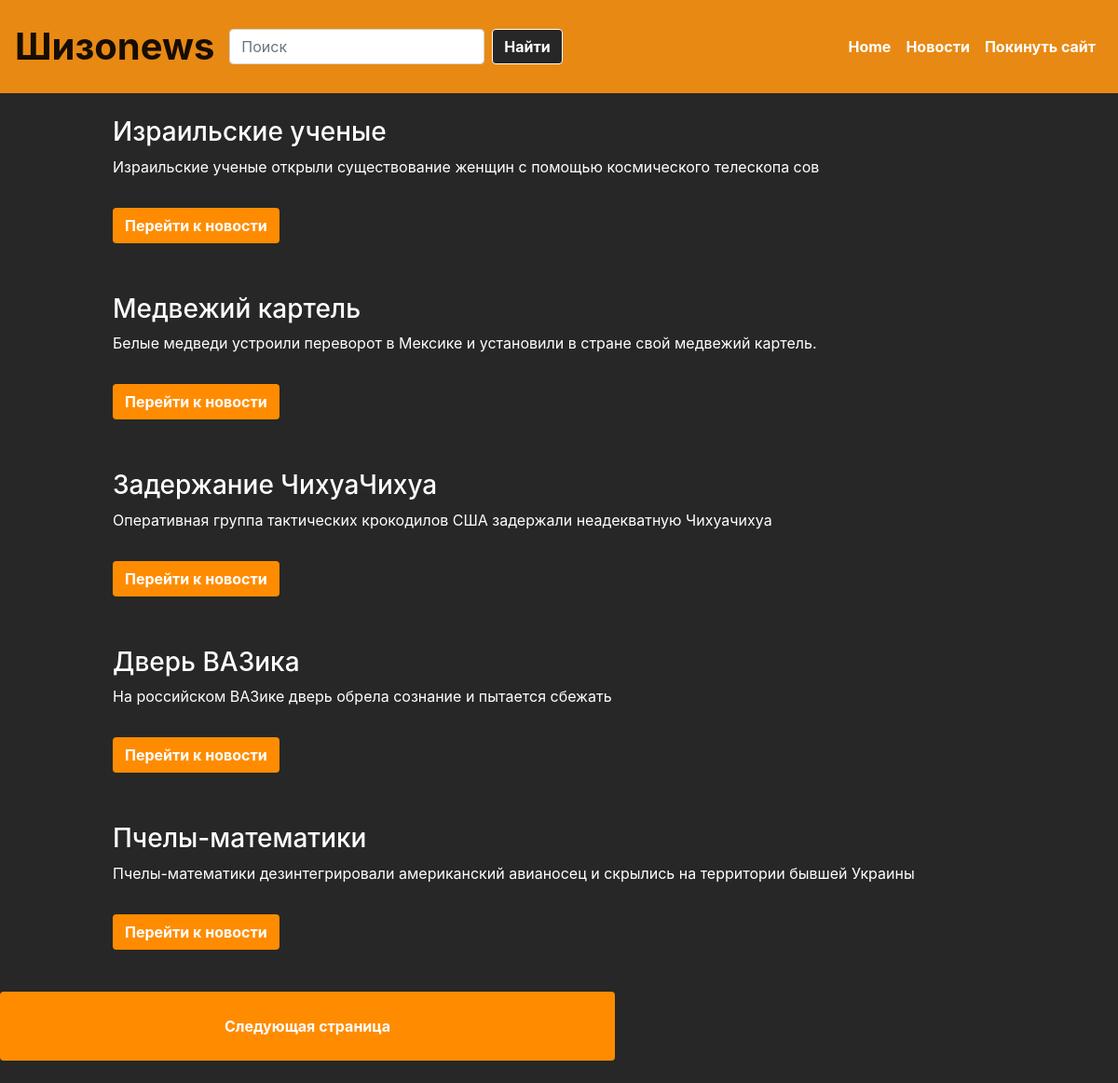
Page /news/ on the committed database.
### news/models.py (models this page shows, shortened)
class Articles(models.Model):
    title = models.CharField("Название", max_length=50)
    anons = models.CharField("Анонс", max_length=250)
    full_text = models.TextField('Статья')
    date = models.DateTimeField('Дата публикации')
    class Meta:
        verbose_name = 'Новость'
        verbose_name_plural = "Новости"

### news/views.py (the view)
# urls.py: path('news/', include('news.urls'))
def news(request):
    news_list = Articles.objects.all().order_by('-date')
    paginator = Paginator(news_list, 5)
    page_number = request.GET.get('page')
    page_obj = paginator.get_page(page_number)
    return render(request, 'news/news.html', {'page_obj': page_obj})

### news/templates/news/news.html (shortened to what this page needs)
{% extends 'main/sample.html' %}
{% load static%}
{% block content %}
    {% if page_obj %}
        {% for el in page_obj %}
            <div class='alert'>
               <h3>{{ el.title}}</h3>
               <p>{{el.anons}}</p>
               <div>
                  <button class="btn mt-3" style="background-color: darkorange; color: white;" onclick="location.href='{% url 'news-detail' el.id %}';">Перейти к новости</button>
               </div>
            </div>
        {% endfor %}
        {% if page_obj.has_next %}
          <button class="btn mt-3" style="background-color: darkorange; color: white; padding-left: 20%;padding-right: 20%;padding-top: 2%;padding-bottom: 2%;" onclick="location.href='?page={{ page_obj.next_page_number }}';">Следующая страница</button>
        {% endif %}
        {% else %}
            <p>Новостей пока нет:(</p>
    {% endif %}
<br><br>
{% endblock %}

### main/static/main/css/style.css (style rules this page uses)
body { background: #272727; color: #fff; }
.alert { padding-top: 2%; padding-left: 10%; }
.btn { font-weight: bold; }

### rows in the picture
Articles: title "Израильские ученые", anons "Израильские ученые открыли существование женщин с помощью космического телескопа сов"
Articles: title "Медвежий картель", anons "Белые медведи устроили переворот в Мексике и установили в стране свой медвежий картель."
Articles: title "Задержание ЧихуаЧихуа", anons "Оперативная группа тактических крокодилов США задержали неадекватную Чихуачихуа"
Articles: title "Дверь ВАЗика", anons "На российском ВАЗике дверь обрела сознание и пытается сбежать"
Articles: title "Пчелы-математики", anons "Пчелы-математики дезинтегрировали американский авианосец и скрылись на территории бывшей Украины"
